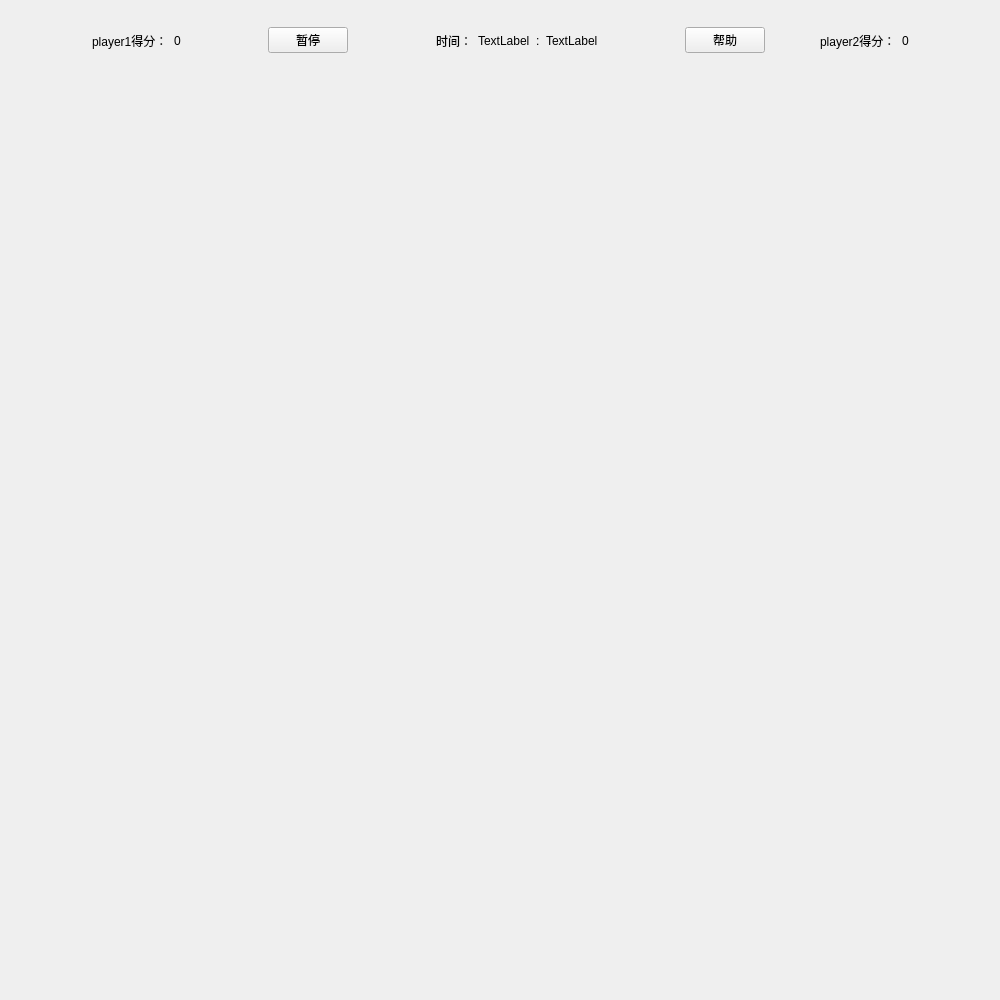
<?xml version="1.0" encoding="UTF-8"?>
<ui version="4.0">
 <class>double_game_window</class>
 <widget class="QWidget" name="double_game_window">
  <property name="geometry">
   <rect>
    <x>0</x>
    <y>0</y>
    <width>1000</width>
    <height>1000</height>
   </rect>
  </property>
  <property name="windowTitle">
   <string>Form</string>
  </property>
  <widget class="QWidget" name="widget_2" native="true">
   <property name="geometry">
    <rect>
     <x>10</x>
     <y>10</y>
     <width>981</width>
     <height>61</height>
    </rect>
   </property>
   <layout class="QHBoxLayout" name="horizontalLayout_4">
    <item>
     <spacer name="horizontalSpacer_3">
      <property name="orientation">
       <enum>Qt::Horizontal</enum>
      </property>
      <property name="sizeHint" stdset="0">
       <size>
        <width>40</width>
        <height>20</height>
       </size>
      </property>
     </spacer>
    </item>
    <item>
     <widget class="QWidget" name="widget_3" native="true">
      <layout class="QHBoxLayout" name="horizontalLayout_3">
       <item>
        <widget class="QLabel" name="score1">
         <property name="text">
          <string>player1得分：</string>
         </property>
        </widget>
       </item>
       <item>
        <widget class="QLabel" name="scores1">
         <property name="text">
          <string>0</string>
         </property>
        </widget>
       </item>
      </layout>
     </widget>
    </item>
    <item>
     <spacer name="horizontalSpacer_2">
      <property name="orientation">
       <enum>Qt::Horizontal</enum>
      </property>
      <property name="sizeHint" stdset="0">
       <size>
        <width>40</width>
        <height>20</height>
       </size>
      </property>
     </spacer>
    </item>
    <item>
     <widget class="QPushButton" name="pause">
      <property name="text">
       <string>暂停</string>
      </property>
     </widget>
    </item>
    <item>
     <spacer name="horizontalSpacer_5">
      <property name="orientation">
       <enum>Qt::Horizontal</enum>
      </property>
      <property name="sizeHint" stdset="0">
       <size>
        <width>40</width>
        <height>20</height>
       </size>
      </property>
     </spacer>
    </item>
    <item>
     <widget class="QWidget" name="widget_4" native="true">
      <layout class="QHBoxLayout" name="horizontalLayout_2">
       <item>
        <widget class="QLabel" name="time">
         <property name="text">
          <string>时间：</string>
         </property>
        </widget>
       </item>
       <item>
        <widget class="QLabel" name="minute">
         <property name="text">
          <string>TextLabel</string>
         </property>
        </widget>
       </item>
       <item>
        <widget class="QLabel" name="label">
         <property name="text">
          <string>:</string>
         </property>
        </widget>
       </item>
       <item>
        <widget class="QLabel" name="second">
         <property name="text">
          <string>TextLabel</string>
         </property>
        </widget>
       </item>
      </layout>
     </widget>
    </item>
    <item>
     <spacer name="horizontalSpacer_4">
      <property name="orientation">
       <enum>Qt::Horizontal</enum>
      </property>
      <property name="sizeHint" stdset="0">
       <size>
        <width>40</width>
        <height>20</height>
       </size>
      </property>
     </spacer>
    </item>
    <item>
     <widget class="QPushButton" name="help">
      <property name="text">
       <string>帮助</string>
      </property>
     </widget>
    </item>
    <item>
     <widget class="QWidget" name="widget" native="true">
      <layout class="QHBoxLayout" name="horizontalLayout">
       <item>
        <spacer name="horizontalSpacer">
         <property name="orientation">
          <enum>Qt::Horizontal</enum>
         </property>
         <property name="sizeHint" stdset="0">
          <size>
           <width>40</width>
           <height>20</height>
          </size>
         </property>
        </spacer>
       </item>
       <item>
        <widget class="QLabel" name="score2">
         <property name="text">
          <string>player2得分：</string>
         </property>
        </widget>
       </item>
       <item>
        <widget class="QLabel" name="scores2">
         <property name="text">
          <string>0</string>
         </property>
        </widget>
       </item>
      </layout>
     </widget>
    </item>
    <item>
     <spacer name="horizontalSpacer_6">
      <property name="orientation">
       <enum>Qt::Horizontal</enum>
      </property>
      <property name="sizeHint" stdset="0">
       <size>
        <width>40</width>
        <height>20</height>
       </size>
      </property>
     </spacer>
    </item>
   </layout>
  </widget>
 </widget>
 <resources/>
 <connections/>
</ui>
